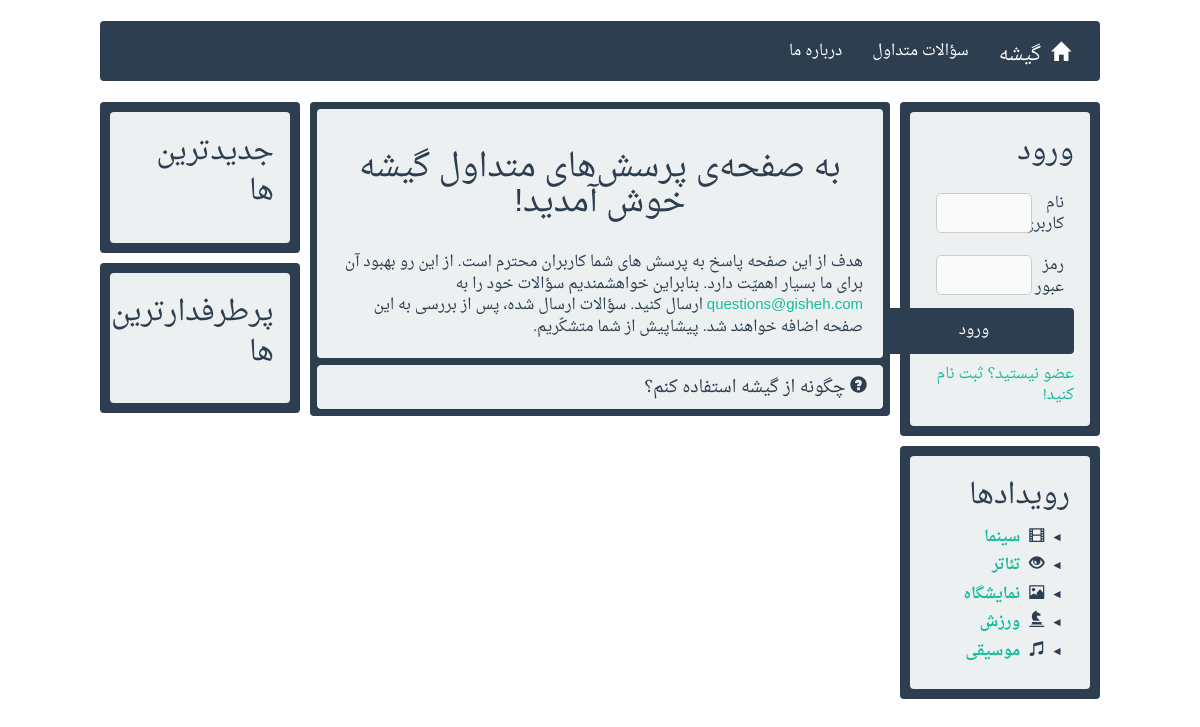
The app's page /FAQ/, older data.
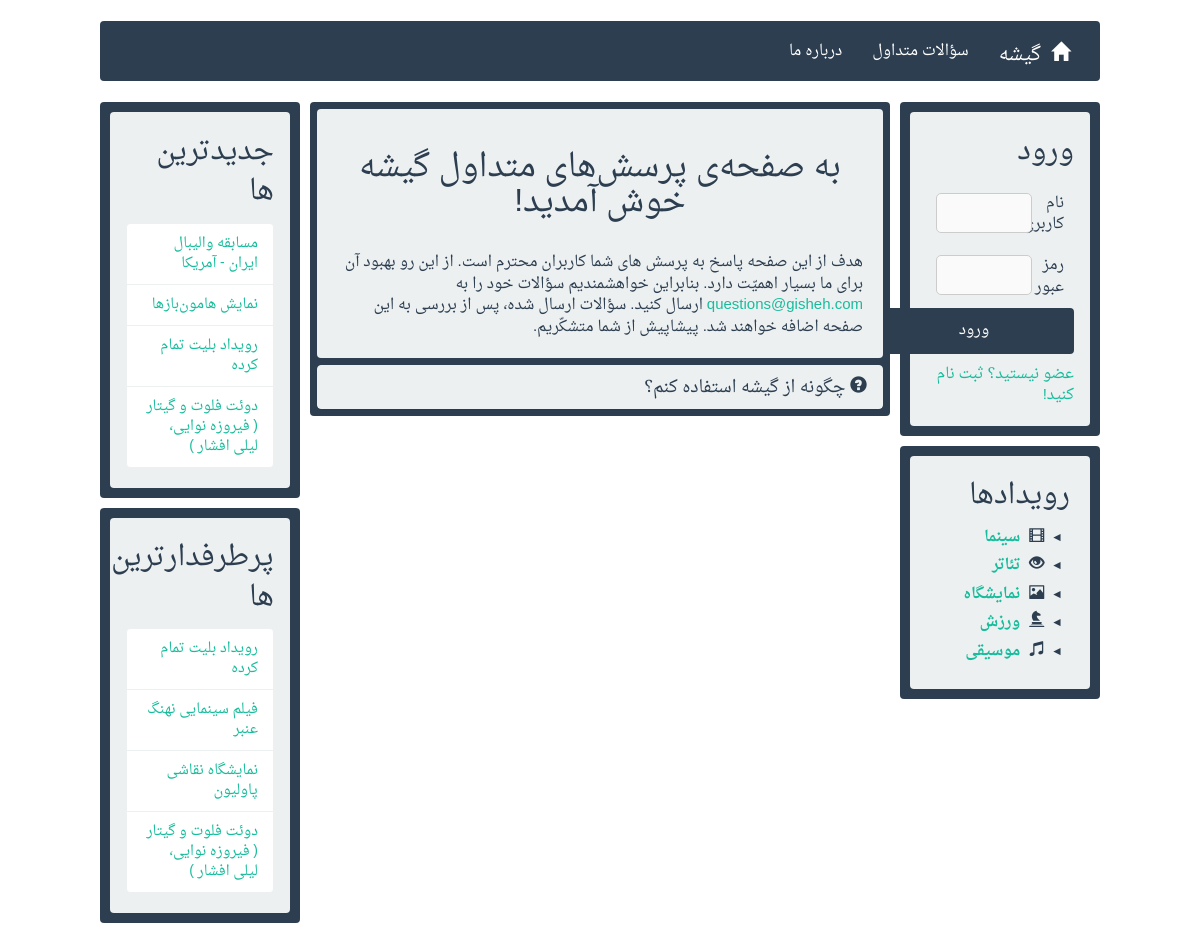
The same page, newer data.
### services/models.py (models this page shows, shortened)
class Category(models.Model):
	category_name = models.CharField(max_length=100)
	category_glyphicon = models.CharField(max_length=30, null=True, blank=True)
	class Meta:
		verbose_name_plural = "دسته‌ها"
		verbose_name = "دسته"

class Event(models.Model):
	category = models.ForeignKey(Category)
	subcategory = ChainedForeignKey(SubCategory,
		chained_field="category",
		chained_model_field="category",
		show_all=False,
        auto_choose=True)
	event_title = models.CharField(max_length=255)
	event_image = models.ImageField(upload_to='media/', blank=True, default="media/noimage.png")
	event_place = models.CharField(max_length=255)
	event_description = models.TextField(blank=True)
	event_date = models.DateField()
	event_time = models.TimeField()
	event_deadline_date = models.DateField()
	event_deadline_time = models.TimeField()
	submit_date = models.DateTimeField(default=datetime.now)
	organizer = models.ForeignKey(Organizer)
	event_avg_rate = models.FloatField(default=0.0)
	class Meta:
		verbose_name_plural = "رویدادها"
		verbose_name = "رویداد"

### services/views.py (the view)
# urls.py: url(r'^FAQ/$', 'services.views.answer'),
def answer(request):
	layout = get_layout()
	form = LoginForm()
	users_template_variables = get_users_template_variables(request)
	return render(request, 'FAQ.html',
		{'form': form,
		'visitor': users_template_variables['visitor'],
		'member': users_template_variables['member'],
		'organizer': users_template_variables['organizer'],
		'permitted': users_template_variables['permitted'],
		'categories': layout['categories'],
		'newest': layout['newest'],
		'most_populars': layout['most_populars']})

### users/forms.py
class LoginForm(forms.Form):
	username = forms.CharField(required=True, label='نام کاربری')
	password = forms.CharField(required=True, label='رمز عبور', widget=forms.PasswordInput)

### services/views.py (called while the page is built)
def get_layout():
	categories = models.Category.objects.all()
	most_populars = models.Event.objects.exclude(event_deadline_date__lt=datetime.datetime.now().date()).exclude(event_deadline_date=datetime.datetime.now().date(), event_deadline_time__lt=datetime.datetime.now().time()).order_by('-event_avg_rate')[:4]
	newest = models.Event.objects.exclude(event_deadline_date__lt=datetime.datetime.now().date()).exclude(event_deadline_date=datetime.datetime.now().date(), event_deadline_time__lt=datetime.datetime.now().time()).order_by('-submit_date')[:4]
	return {'categories': categories, 'newest': newest, 'most_populars': most_populars}

### services/templates/FAQ.html (shortened to what this page needs)
{% extends "layout.html" %}
{% load static %}
{% block content %}
	<div style="background-color: #2c3e50; padding: 7px; border-radius: 4px;">
		<div class="well" style="margin-bottom: 7px;">
			<h2 style="text-align: center;">به صفحه‌ی پرسش‌های متداول گیشه خوش آمدید!</h2>
			<br />
			هدف از این صفحه پاسخ به پرسش های شما کاربران محترم است. از این رو بهبود آن برای ما بسیار اهمیّت دارد. بنابراین خواهشمندیم سؤالات خود را به <a href="mailto:questions@gisheh.com">questions@gisheh.com</a> ارسال کنید. سؤالات ارسال شده، پس از بررسی به این صفحه اضافه خواهند شد. پیشاپیش از شما متشکّریم.
		</div>
		<div class="panel-group" id="accordion" role="tablist" style="border-radius: 4px; margin: 0px;" aria-multiselectable="true">
			<div class="panel panel-default">
				<div class="panel-heading" role="tab" id="headingOne">
					<h4 class="panel-title">
						<a data-toggle="collapse" data-parent="#accordion" href="#collapseOne" aria-expanded="true" aria-controls="collapseOne">
							<span class="glyphicon glyphicon-question-sign"></span> چگونه از گیشه استفاده کنم؟
						</a>
					</h4>
				</div>
			</div>
		</div>
	</div>
{% endblock %}

### services/templates/layout.html (shortened to what this page needs)
<!DOCTYPE html>
<html dir="rtl">
<head>
	{% load staticfiles %}
	<link rel="stylesheet" href="{% static "styles/bootstrap.min.css" %}" />
	<link rel="stylesheet" href="{% static "styles/bootstrap-rtl.min.css" %}" />
	<link rel="stylesheet" href="{% static "styles/farsi-fonts.css" %}">
	<link rel="stylesheet" href="{% static "styles/mcustom.css" %}" />
	<link rel="stylesheet" href="{% static "styles/slick.css" %}" />
	<link rel="stylesheet" href="{% static "styles/slick-theme.css" %}" />
</head>
<body>
	<nav class="navbar navbar-default col-md-10 col-md-offset-1 hidden-print">
		<div class="navbar-header">
			<a class="navbar-brand" href="/" tabindex="-1" style="outline: none"><span class="glyphicon glyphicon-home" style="margin-left: 10px;"></span>گیشه</a>
		</div>
		<div class="collapse navbar-collapse" id="bs-example-navbar-collapse-1">
			<ul class="nav navbar-nav">
				<li><a href="/FAQ/" tabindex="-1" style="outline: none">سؤالات متداول</a></li>
				<li><a href="/Gisheh/" tabindex="-1" style="outline: none">درباره ما</a></li>
			</ul>
		</div>
	</nav>
	<aside id="sidebar-1" class="col-md-2 col-md-offset-1 hidden-print">
		{% if visitor %}
		<div class="row" style="border-radius: 4px">
			<div class="col-md-12 well" style="margin: 0px;">
				<p style="font-size: 28px;">ورود</p>
				<form action="/" method="post">
					{% for field in form %}
					<div class="row" style="background-color: #ecf0f1; margin: 0px;">
						<div class="col-md-3" style="padding: 0px;">{{ field.label }}</div>
						<div class="col-md-9" style="padding: 0px;">{{ field }}</div>
					</div>
					{% endfor %}
					{% if bad_login %}
					<button id="login-btn" class="btn btn-danger btn-block" type="submit" style="width: 200px; margin-bottom: 10px;">ورود ناموفّق</button>
					{% else %}
					<button id="login-btn" class="btn btn-primary btn-block" type="submit" style="width: 200px; margin-bottom: 10px;">ورود</button>
					{% endif %}
				</form>
				<a href="/register/" tabindex="-1" style="outline: none">عضو نیستید؟ ثبت نام کنید!</a>
			</div>
		</div>
		{% endif %}
		<div class="row" style="border-radius: 4px">
			<div id="sidebar" class="well" style="margin: 0px;">
				<p style="font-size: 28px;">رویدادها</p>
				{% for category in categories %}
				<details>
					<summary>
						<i style="margin-left: 5px; margin-right: 3px" class="glyphicon glyphicon-{{ category.category_glyphicon }}"></i>
						<b><a class="clicked" href="/events/{{ category.category_name }}/" tabindex="-1" style="outline: none">{{ category.category_name }}</a></b>
					</summary>
				</details>
				{% endfor %}
			</div>
		</div>
	</aside>
	<section class="col-md-6 main">
		{% block content %}
		{% endblock %}
	</section>
	<aside id="sidebar-2" class="col-md-2 hidden-print">
		<div class="row" style="border-radius: 4px">
			<div class="col-md-12 well" style="margin: 0px;">
				<p style="font-size: 28px;">جدیدترین ها</p>
				<ul class="list-group" style="margin: 0;">
					{% for event in newest %}
					<li class="list-group-item">
						<a class="airview" data-content="{{ event.event_image.url }}" href="/events/{{ event.id }}/" tabindex="-1" style="outline: none">
							<p style="margin-bottom: 0px; font-size: 14px;">{{ event.event_title }}</p>
						</a>
					</li>
					{% endfor %}
				</ul>
			</div>
		</div>
		<div class="row" style="border-radius: 4px">
			<div class="col-md-12 well" style="margin: 0px;">
				<p style="font-size: 28px;">پرطرفدارترین ها</p>
				<ul class="list-group" style="margin: 0;">
					{% for event in most_populars %}
					<li class="list-group-item">
						<a class="airview" data-content="{{ event.event_image.url }}" href="/events/{{ event.id }}/" tabindex="-1" style="outline: none">
							<p style="margin-bottom: 0px; font-size: 14px;">{{ event.event_title }}</p>
						</a>
					</li>
					{% endfor %}
				</ul>
			</div>
		</div>
	</aside>
</body>
</html>

Row changes from the older to the newer data that the page shows:
added Event: event_title "مسابقه والیبال ایران - آمریکا", shown under "چگونه از گیشه استفاده کنم؟"
now on this page (row edited): Event: event_title "نمایش هامون‌بازها", shown under "چگونه از گیشه استفاده کنم؟"
now on this page (row edited): Event: event_title "رویداد بلیت تمام کرده"
now on this page (row edited): Event: event_title "دوئت فلوت و گيتار ( فيروزه نوايی، ليلی افشار )"
now on this page (row edited): Event: event_title "فیلم سینمایی نهنگ عنبر"
now on this page (row edited): Event: event_title "نمایشگاه نقاشی پاولیون"
